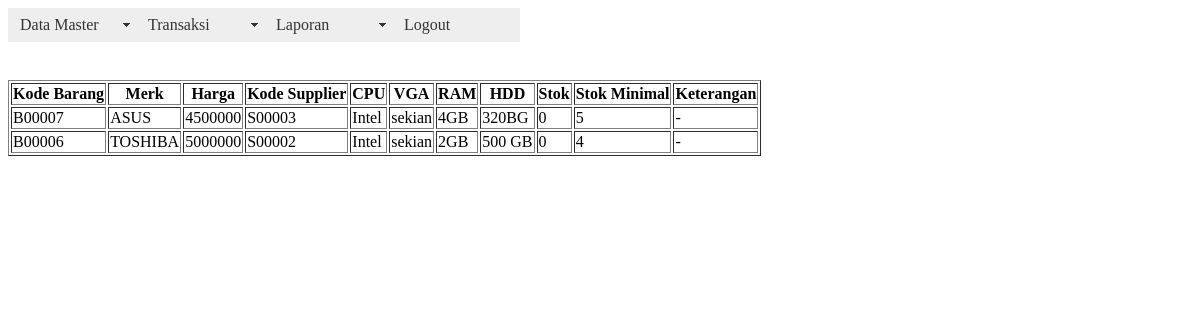
Page /laporan_barang.php (signed in) on the committed database.
### tables this page shows
CREATE TABLE IF NOT EXISTS `barang` (
  `kode_barang` varchar(50) NOT NULL,
  `nama_barang` varchar(50) NOT NULL,
  `harga` varchar(10) NOT NULL,
  `kode_supplier` varchar(50) NOT NULL,
  `CPU` varchar(30) NOT NULL,
  `VGA` varchar(20) NOT NULL,
  `RAM` varchar(20) NOT NULL,
  `HDD` varchar(20) NOT NULL,
  `stok` int(50) NOT NULL,
  `stok_minimal` int(50) NOT NULL,
  `keterangan` varchar(50) NOT NULL
);

### laporan_barang.php (the view, shortened to what this page needs)
<!DOCTYPE html PUBLIC "-//W3C//DTD XHTML 1.0 Transitional//EN" "http://www.w3.org/TR/xhtml1/DTD/xhtml1-transitional.dtd">
<html xmlns="http://www.w3.org/1999/xhtml">
<head>
</head>
<body>
<table border="1">
<?php
include "home.php";
?>
<br />
<br />
<br />
<br />
<tr>
	<th>Kode Barang</th>
	<th>Merk</th>
	<th>Harga</th>
	<th>Kode Supplier</th>
	<th>CPU</th>
	<th>VGA</th>
	<th>RAM</th>
	<th>HDD</th>
	<th>Stok</th>
	<th>Stok Minimal</th>
	<th>Keterangan</th>
</tr>
<?php
$sql=mysql_query("select * from barang");
while($baris=mysql_fetch_array($sql))
{
	echo "<tr>";
	echo "<td>$baris[0]</td>";
	echo "<td>$baris[1]</td>";
	echo "<td>$baris[2]</td>";
	echo "<td>$baris[3]</td>";
	echo "<td>$baris[4]</td>";
	echo "<td>$baris[5]</td>";
	echo "<td>$baris[6]</td>";
	echo "<td>$baris[7]</td>";
	echo "<td>$baris[8]</td>";
	echo "<td>$baris[9]</td>";
	echo "<td>$baris[10]</td>";
	echo "</tr>";
}
?>
</table>
</body>
</html>

### rows in the picture
barang: kode_barang "B00007", nama_barang "ASUS", harga "4500000", kode_supplier "S00003", CPU "Intel", VGA "sekian", RAM "4GB", HDD "320BG", stok "0", stok_minimal "5", keterangan "-"
barang: kode_barang "B00006", nama_barang "TOSHIBA", harga "5000000", kode_supplier "S00002", CPU "Intel", VGA "sekian", RAM "2GB", HDD "500 GB", stok "0", stok_minimal "4", keterangan "-"
